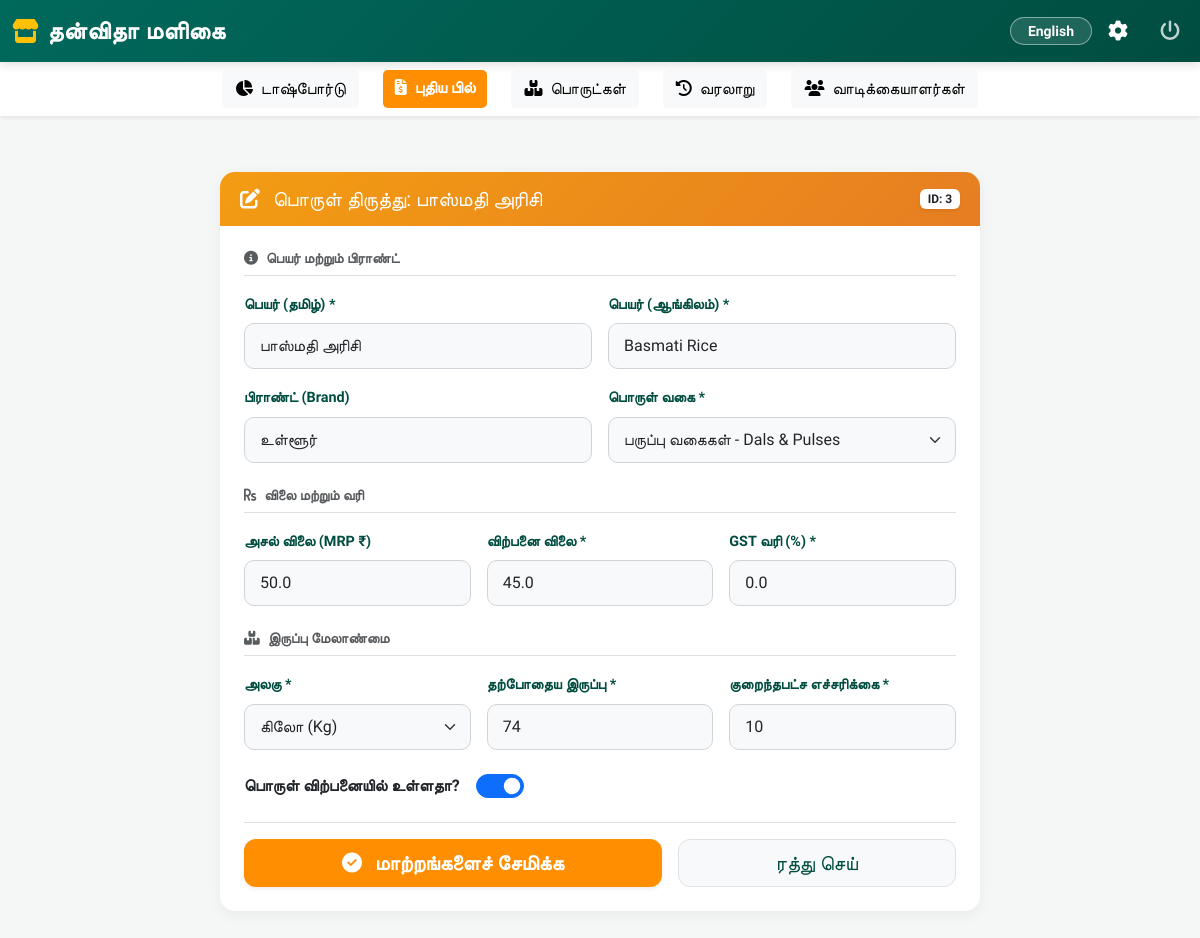
The page /admin/products/edit/3 (signed in) on the database its author committed.
### models.py (models this page shows)
class Product(db.Model):
    __tablename__ = 'product'
    id = db.Column(db.Integer, primary_key=True)
    name_ta = db.Column(db.String(100), nullable=False)
    name_en = db.Column(db.String(100), nullable=False)
    description_ta = db.Column(db.String(200))
    description_en = db.Column(db.String(200))
    price = db.Column(db.Float, nullable=False)
    mrp = db.Column(db.Float, nullable=False)  # Maximum Retail Price
    unit = db.Column(db.String(20), nullable=False)  # கிராம், கிலோ, லிட்டர், பீஸ், சிறு பாக்கெட்
    stock_quantity = db.Column(db.Integer, default=0)
    min_stock_alert = db.Column(db.Integer, default=10)
    category_id = db.Column(db.Integer, db.ForeignKey('category.id'), nullable=False)
    brand = db.Column(db.String(100), index=True)  # Brand name
    gst_percentage = db.Column(db.Float, default=5)  # GST rate
    is_active = db.Column(db.Boolean, default=True)
    barcode = db.Column(db.String(50), unique=True, index=True) # Added index for fast scanning
    barcode_image = db.Column(db.String(200))
    expiry_date = db.Column(db.Date)  # For expiry tracking
    created_at = db.Column(db.DateTime, default=datetime.utcnow)
    updated_at = db.Column(db.DateTime, default=datetime.utcnow, onupdate=datetime.utcnow)

### app.py (the view, shortened to what this page needs)
@app.route('/admin/products/edit/<int:id>', methods=['GET', 'POST'])
@login_required
def edit_product(id):
    product = Product.query.get_or_404(id)
    form = ProductForm(obj=product)
    form.category_id.choices = [(c.id, f"{c.name_ta} - {c.name_en}") for c in Category.query.all()]
    return render_template('admin/edit_product.html', form=form, product=product)

### app.py (called while the page is built)
@login_manager.user_loader
def load_user(user_id):
    return User.query.get(int(user_id))

### templates/admin/edit_product.html (shortened to what this page needs)
{% extends "base.html" %}
{% block content %}
<div class="container-fluid mt-3 mb-5">
    <div class="row justify-content-center">
        <div class="col-lg-8 col-md-10">
            <div class="card custom-card">
                <div class="custom-card-header d-flex justify-content-between align-items-center">
                    <h5 class="mb-0"><i class="fas fa-edit me-2 text-white"></i> பொருள் திருத்து: {{ product.name_ta }}</h5>
                    <span class="badge bg-white text-dark shadow-sm">ID: {{ product.id }}</span>
                </div>
                <div class="card-body p-4">
                    <form method="POST" action="{{ url_for('edit_product', id=product.id) }}">
                        <h6 class="text-muted border-bottom pb-2 mb-3 fw-bold small"><i class="fas fa-info-circle me-2"></i>பெயர் மற்றும் பிராண்ட்</h6>
                        <div class="row g-3 mb-4">
                            <div class="col-md-6">
                                <label for="name_ta" class="form-label">பெயர் (தமிழ்) *</label>
                                {{ form.name_ta(class="form-control") }}
                            </div>
                            <div class="col-md-6">
                                <label for="name_en" class="form-label">பெயர் (ஆங்கிலம்) *</label>
                                {{ form.name_en(class="form-control") }}
                            </div>
                            <div class="col-md-6">
                                <label for="brand" class="form-label">பிராண்ட் (Brand)</label>
                                {{ form.brand(class="form-control") }}
                            </div>
                            <div class="col-md-6">
                                <label for="category_id" class="form-label">பொருள் வகை *</label>
                                {{ form.category_id(class="form-select") }}
                            </div>
                        </div>
                        <h6 class="text-muted border-bottom pb-2 mb-3 fw-bold small"><i class="fas fa-rupee-sign me-2"></i>விலை மற்றும் வரி</h6>
                        <div class="row g-3 mb-4">
                            <div class="col-md-4">
                                <label for="mrp" class="form-label">அசல் விலை (MRP ₹)</label>
                                {{ form.mrp(class="form-control", step="0.01") }}
                            </div>
                            <div class="col-md-4">
                                <label for="price" class="form-label">விற்பனை விலை *</label>
                                {{ form.price(class="form-control", step="0.01") }}
                            </div>
                            <div class="col-md-4">
                                <label for="gst_percentage" class="form-label">GST வரி (%) *</label>
                                {{ form.gst_percentage(class="form-control", step="0.01") }}
                            </div>
                        </div>
                        <h6 class="text-muted border-bottom pb-2 mb-3 fw-bold small"><i class="fas fa-boxes-stacked me-2"></i>இருப்பு மேலாண்மை</h6>
                        <div class="row g-3 mb-4">
                            <div class="col-md-4">
                                <label for="unit" class="form-label">அலகு *</label>
                                {{ form.unit(class="form-select") }}
                            </div>
                            <div class="col-md-4">
                                <label for="stock_quantity" class="form-label">தற்போதைய இருப்பு *</label>
                                {{ form.stock_quantity(class="form-control") }}
                            </div>
                            <div class="col-md-4">
                                <label for="min_stock_alert" class="form-label">குறைந்தபட்ச எச்சரிக்கை *</label>
                                {{ form.min_stock_alert(class="form-control") }}
                            </div>
                        </div>
                        <div class="mb-4 form-check form-switch p-0 d-flex align-items-center">
                            <label class="form-check-label fw-bold me-3" for="is_active">பொருள் விற்பனையில் உள்ளதா?</label>
                            {{ form.is_active(class="form-check-input ms-0 mt-0", style="width: 3em; height: 1.5em; cursor:pointer;") }}
                        </div>
                        <div class="d-grid gap-3 d-md-flex mt-4 pt-3 border-top">
                            <button type="submit" class="btn btn-lg text-white fw-bold shadow-sm flex-grow-1" style="background-color: var(--shop-accent); border-radius: 12px;">
                                <i class="fas fa-check-circle me-2"></i> மாற்றங்களைச் சேமிக்க
                            </button>
                            <a href="{{ url_for('admin_products') }}" class="btn btn-lg btn-light border flex-grow-1" style="border-radius: 12px; color: var(--shop-primary-dark);">
                                ரத்து செய்
                            </a>
                        </div>
                    </form>
                </div>
            </div>
        </div>
    </div>
</div>
{% endblock %}

### static/css/style.css (style rules this page uses)
body { font-family: 'Hind Madurai', sans-serif; background-color: #f8f9fa; }
.card { border-radius: 10px; box-shadow: 0 2px 4px rgba(0,0,0,0.1); margin-bottom: 20px; }
.btn { border-radius: 5px; font-weight: 500; }
.form-control, .form-select { border-radius: 5px; border: 1px solid #ced4da; }

### templates/base.html (style rules this page uses)
:root { --shop-primary: #00695C; --shop-primary-dark: #004D40; --shop-accent: #FF8F00; --shop-bg: #F4F7F6; }
body { background-color: var(--shop-bg); padding-bottom: 80px; }
@media (min-width: 992px) { body { padding-bottom: 0; } }

### templates/admin/edit_product.html (style rules this page uses)
.custom-card { border: none; border-radius: 15px; box-shadow: 0 4px 15px rgba(0,0,0,0.05); margin-bottom: 20px; }
.custom-card-header { background: linear-gradient(135deg, #f39c12 0%, #e67e22 100%); color: white; border-top-left-radius: 15px !important; border-top-right-radius: 15px !important; padding: 15px 20px; font-weight: bold; }
.form-control, .form-select { border-radius: 10px; border: 1px solid #ced4da; padding: 10px 15px; background-color: #f8f9fa; }
.form-label { font-weight: 600; color: var(--shop-primary-dark); font-size: 0.9rem; }

### rows shown on the page
Product: name_ta "பாஸ்மதி அரிசி", id "3", name_en "Basmati Rice", brand "உள்ளூர்", category_id "பருப்பு வகைகள் - Dals & Pulses", mrp "50.0", price "45.0", gst_percentage "0.0", unit "கிலோ (Kg)", stock_quantity "74", min_stock_alert "10", is_active "☑"
